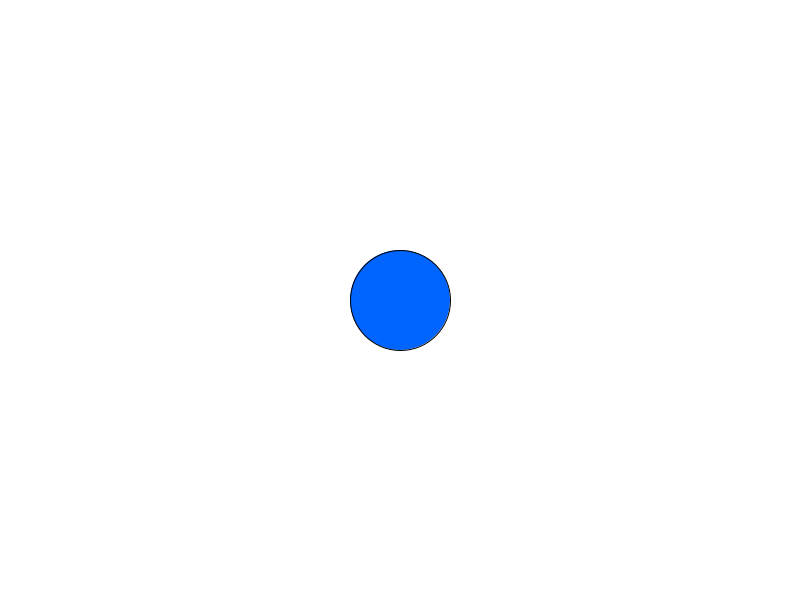
Frame 1 (no input)
Frame 60 (the mouse pressed at the canvas centre just before this capture): identical to frame 1, image omitted
Frame 120 (the mouse held since frame 60 and released just before this capture): identical to frame 1, image omitted

The Processing sketch that drew this single still picture (run headless with seeded random() and noise(); from frame 60 on, the mouse is pressed at the canvas centre):

// Processing sketch: mediatutorial_1_6
// ── mediatutorial_1_6.pde
void setup() {
    size(800, 600);
}

void draw() {
    background(255);
    drawEllipse(400, 300, 100); // Call the custom function to draw an ellipse
}

void drawEllipse(float x, float y, float diameter) {
    fill(0, 100, 255);
    ellipse(x, y, diameter, diameter); // Draw an ellipse with given parameters
}
